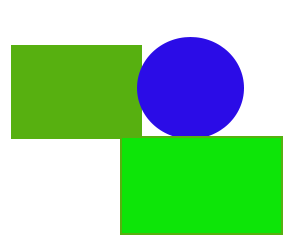
%> input picture bilgisayarli-gorme/bölüm-6_matlab/sekiller.png, 300 x 251 px
$ octave morfoloji2_erosion.m   (GNU Octave 9; MATLAB toolbox functions it lacks are replaced by stand-ins)
%> lines starting %> are read from the running program, lines starting %| are printed output that depends on the picture; in (x1, y1, x2, y2) boxes, pixels count from 0 and x2, y2 are one past the last pixel; in counts of white or black regions, pixels touching at a corner belong together; the program's own positions count from 1
clear all;
img =imread('sekiller.png');
%> img is the input picture: size 251x300x3 uint8; mean R, G, B 153.2, 208.6, 161.1
img_gray=rgb2gray(img);
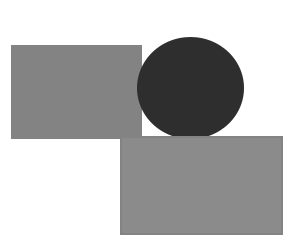
%> img_gray: size 251x300 uint8; min 46, max 255, mean 186.5
img_bw=im2bw(img_gray,0.55);
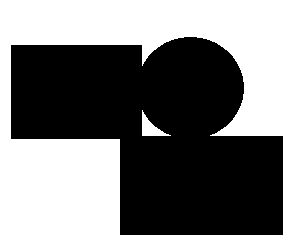
%> img_bw: size 251x300 logical; 51.2% white; 1 black region, box (x1, y1, x2, y2) and area: (11, 37, 283, 235) 36728
figure; imshow(img_gray);
figure; imshow(img_bw);

img_bw=imcomplement(img_bw);
se=strel('square',50);
%se=[0 1 0; 1 1 1; 0 1 0];
img_bw1=imerode(img_bw,se);
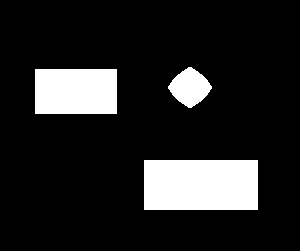
%> img_bw1: size 251x300 logical; 14% white; 3 white regions, box (x1, y1, x2, y2) and area: (144, 160, 258, 210) 5700, (35, 69, 117, 114) 3690, (168, 67, 212, 108) 1118
figure; imshow(img_bw1);
